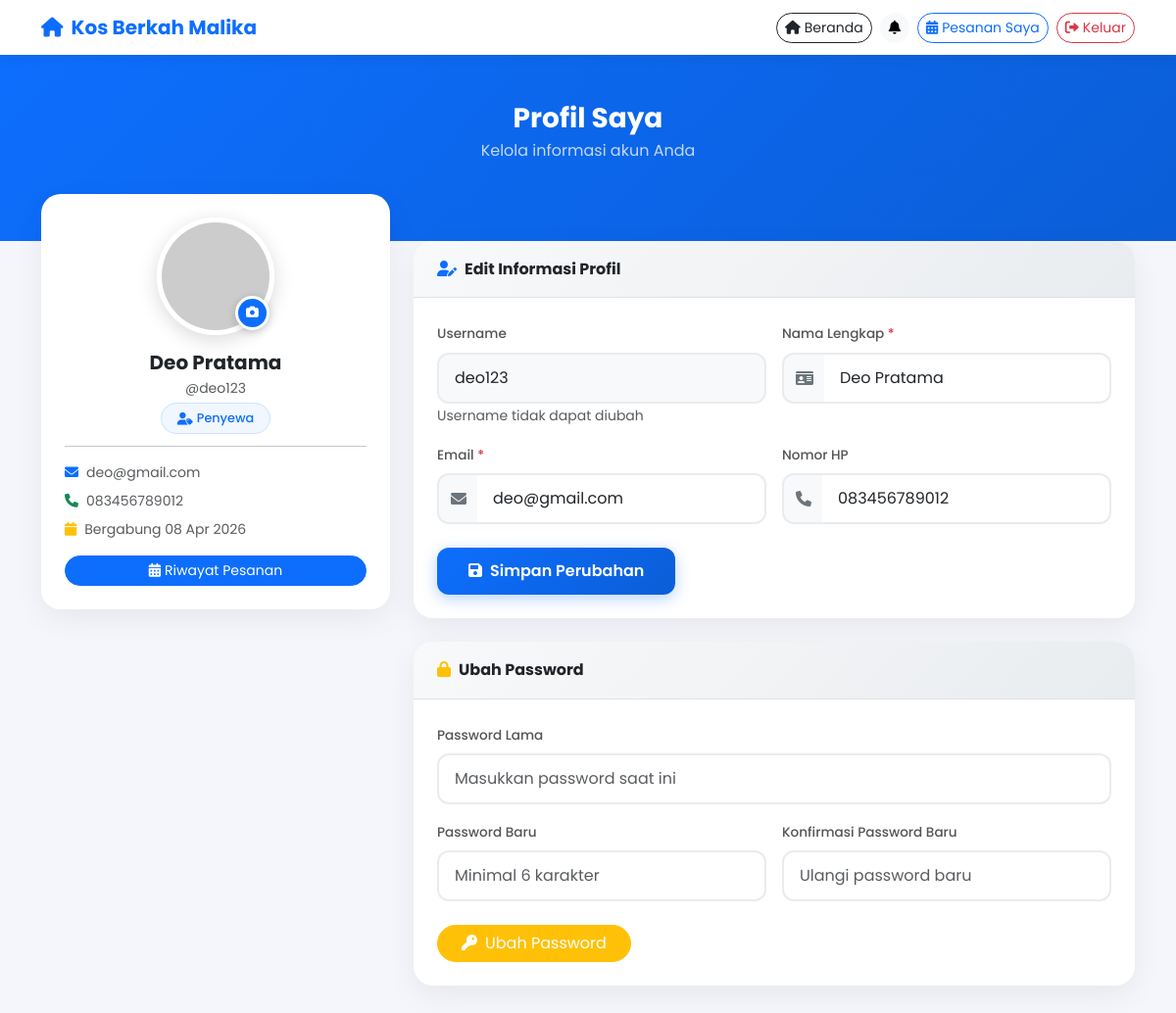
Page /users/profil.php (signed in) on the committed database.
### tables this page shows
CREATE TABLE IF NOT EXISTS pengguna (
    id_pengguna INT(11) NOT NULL AUTO_INCREMENT,
    username VARCHAR(255) NOT NULL UNIQUE,
    nama_lengkap VARCHAR(255) NOT NULL,
    email VARCHAR(255) NOT NULL UNIQUE,
    no_hp VARCHAR(20) DEFAULT NULL,
    kata_sandi VARCHAR(255) NOT NULL,
    peran ENUM('admin','penyewa') NOT NULL DEFAULT 'penyewa',
    foto_profil VARCHAR(255) DEFAULT NULL,
    dibuat_pada TIMESTAMP DEFAULT CURRENT_TIMESTAMP,
    diperbarui_pada TIMESTAMP DEFAULT CURRENT_TIMESTAMP
        ON UPDATE CURRENT_TIMESTAMP,
    PRIMARY KEY (id_pengguna)
);

### users/profil.php (the view, shortened to what this page needs)
<?php
require_once '../config/database.php';
$user_id = $_SESSION['user_id'];
$stmt = $conn->prepare("SELECT * FROM pengguna WHERE id_pengguna = ?");
$stmt->bind_param("i", $user_id);
$stmt->execute();
$user = $stmt->get_result()->fetch_assoc();
?>
<!DOCTYPE html>
<html lang="id">
<head>
    <link href="https://cdn.jsdelivr.net/npm/bootstrap@5.3.0/dist/css/bootstrap.min.css" rel="stylesheet">
    <link rel="stylesheet" href="https://cdnjs.cloudflare.com/ajax/libs/font-awesome/6.0.0/css/all.min.css">
</head>
<body>
    <nav class="navbar navbar-expand-lg navbar-light bg-white">
        <div class="container">
            <a class="navbar-brand fw-bold text-primary" href="../index.php">
                <i class="fas fa-home me-2"></i>Kos Berkah Malika
            </a>
            <div class="navbar-nav ms-auto d-flex flex-row align-items-center gap-2">
                <a href="../index.php" class="btn btn-outline-dark btn-sm rounded-pill">
                    <i class="fas fa-home me-1"></i>Beranda
                </a>
                <a href="notifikasi.php" class="btn btn-light btn-sm rounded-pill position-relative">
                    <i class="fas fa-bell"></i>
                </a>
                <a href="pesanan_saya.php" class="btn btn-outline-primary btn-sm rounded-pill">
                    <i class="fas fa-calendar-alt me-1"></i>Pesanan Saya
                </a>
                <a href="../logout.php" class="btn btn-outline-danger btn-sm rounded-pill">
                    <i class="fas fa-sign-out-alt me-1"></i>Keluar
                </a>
            </div>
        </div>
    </nav>
    <div class="page-header">
        <div class="container text-center">
            <h3 class="fw-bold mb-1">Profil Saya</h3>
            <p class="opacity-75 mb-0">Kelola informasi akun Anda</p>
        </div>
    </div>
    <div class="container pb-5">
        <div class="row justify-content-center g-4">
            <div class="col-lg-4">
                <div class="profile-card text-center p-4">
                    <div class="profile-avatar-wrapper mb-3">
                        <img src="<?php echo !empty($user['foto_profil']) ? '../public/' . htmlspecialchars($user['foto_profil']) : 'https://ui-avatars.com/api/?name=' . urlencode($user['nama_lengkap']) . '&size=120&background=0d6efd&color=fff&bold=true'; ?>"
                             class="profile-avatar" id="avatarPreview" alt="Foto Profil">
                        <label for="foto_profil_hidden" class="avatar-upload-btn" title="Ganti Foto">
                            <i class="fas fa-camera"></i>
                        </label>
                    </div>
                    <h5 class="fw-bold mb-1"><?php echo htmlspecialchars($user['nama_lengkap']); ?></h5>
                    <p class="text-muted small mb-2">@<?php echo htmlspecialchars($user['username']); ?></p>
                    <span class="stat-pill"><i class="fas fa-user-tag me-1"></i><?php echo ucfirst($user['peran']); ?></span>
                    <hr class="my-3">
                    <div class="text-start">
                        <p class="small mb-2 text-muted"><i class="fas fa-envelope me-2 text-primary"></i><?php echo htmlspecialchars($user['email']); ?></p>
                        <p class="small mb-2 text-muted"><i class="fas fa-phone me-2 text-success"></i><?php echo !empty($user['no_hp']) ? htmlspecialchars($user['no_hp']) : 'Belum diisi'; ?></p>
                        <p class="small mb-0 text-muted"><i class="fas fa-calendar me-2 text-warning"></i>Bergabung <?php echo date('d M Y', strtotime($user['dibuat_pada'])); ?></p>
                    </div>
                    <div class="mt-3">
                        <a href="pesanan_saya.php" class="btn btn-primary btn-sm rounded-pill w-100">
                            <i class="fas fa-calendar-alt me-1"></i>Riwayat Pesanan
                        </a>
                    </div>
                </div>
            </div>
            <div class="col-lg-8">
                <div class="info-card mb-4">
                    <div class="section-header">
                        <h6 class="fw-bold mb-0"><i class="fas fa-user-edit me-2 text-primary"></i>Edit Informasi Profil</h6>
                    </div>
                    <div class="p-4">
                        <form method="POST" enctype="multipart/form-data">
                            <div class="row g-3">
                                <div class="col-md-6">
                                    <label class="form-label">Username</label>
                                    <input type="text" class="form-control bg-light" value="<?php echo htmlspecialchars($user['username']); ?>" disabled>
                                    <small class="text-muted">Username tidak dapat diubah</small>
                                </div>
                                <div class="col-md-6">
                                    <label class="form-label">Nama Lengkap <span class="text-danger">*</span></label>
                                    <div class="input-group">
                                        <span class="input-group-text"><i class="fas fa-id-card"></i></span>
                                        <input type="text" name="nama_lengkap" class="form-control" value="<?php echo htmlspecialchars($user['nama_lengkap']); ?>" required>
                                    </div>
                                </div>
                                <div class="col-md-6">
                                    <label class="form-label">Email <span class="text-danger">*</span></label>
                                    <div class="input-group">
                                        <span class="input-group-text"><i class="fas fa-envelope"></i></span>
                                        <input type="email" name="email" class="form-control" value="<?php echo htmlspecialchars($user['email']); ?>" required>
                                    </div>
                                </div>
                                <div class="col-md-6">
                                    <label class="form-label">Nomor HP</label>
                                    <div class="input-group">
                                        <span class="input-group-text"><i class="fas fa-phone"></i></span>
                                        <input type="tel" name="no_hp" class="form-control" value="<?php echo htmlspecialchars($user['no_hp'] ?? ''); ?>">
                                    </div>
                                </div>
                            </div>
                            <div class="mt-4">
                                <button type="submit" class="btn btn-save btn-primary text-white">
                                    <i class="fas fa-save me-2"></i>Simpan Perubahan
                                </button>
                            </div>
                        </form>
                    </div>
                </div>
                <div class="info-card">
                    <div class="section-header">
                        <h6 class="fw-bold mb-0"><i class="fas fa-lock me-2 text-warning"></i>Ubah Password</h6>
                    </div>
                    <div class="p-4">
                        <form method="POST">
                            <div class="row g-3">
                                <div class="col-12">
                                    <label class="form-label">Password Lama</label>
                                    <input type="password" name="old_password" class="form-control" placeholder="Masukkan password saat ini" required>
                                </div>
                                <div class="col-md-6">
                                    <label class="form-label">Password Baru</label>
                                    <input type="password" name="new_password" class="form-control" placeholder="Minimal 6 karakter" required>
                                </div>
                                <div class="col-md-6">
                                    <label class="form-label">Konfirmasi Password Baru</label>
                                    <input type="password" name="confirm_new" class="form-control" placeholder="Ulangi password baru" required>
                                </div>
                            </div>
                            <div class="mt-4">
                                <button type="submit" class="btn btn-warning text-white rounded-pill px-4 fw-600">
                                    <i class="fas fa-key me-2"></i>Ubah Password
                                </button>
                            </div>
                        </form>
                    </div>
                </div>
            </div>
        </div>
    </div>
</body>
</html>

### users/profil.php (style rules this page uses)
* { font-family: 'Poppins', sans-serif; }
body { background-color: #f4f6fb; }
.navbar { background: white !important; box-shadow: 0 2px 15px rgba(0,0,0,0.08); }
.page-header { background: linear-gradient(135deg, #0d6efd, #0b5ed7); color: white; padding: 3rem 0 5rem; }
.profile-card { background: white; border-radius: 20px; box-shadow: 0 10px 30px rgba(0,0,0,0.06); margin-top: -3rem; overflow: hidden; }
.profile-avatar-wrapper { position: relative; display: inline-block; }
.profile-avatar { width: 120px; height: 120px; border-radius: 50%; object-fit: cover; border: 5px solid white; box-shadow: 0 5px 20px rgba(0,0,0,0.15); }
.avatar-upload-btn { position: absolute; bottom: 5px; right: 5px; width: 35px; height: 35px; background: #0d6efd; border-radius: 50%; display: flex; align-items: center; justify-content: center; color: white; font-size: 0.8rem; cursor: pointer; border: 3px solid white; box-shadow: 0 2px 8px rgba(0,0,0,0.2); }
.info-card { background: white; border-radius: 20px; box-shadow: 0 10px 30px rgba(0,0,0,0.06); overflow: hidden; }
.section-header { background: linear-gradient(135deg, #f8f9fa, #e9ecef); padding: 1.2rem 1.5rem; border-bottom: 1px solid #dee2e6; }
.form-control, .form-select { border-radius: 12px; padding: 0.75rem 1rem; border: 2px solid #e9ecef; transition: all 0.3s; }
.form-label { font-weight: 500; font-size: 0.85rem; color: #555; }
.btn-save { background: linear-gradient(135deg, #0d6efd, #0b5ed7); border: none; border-radius: 12px; padding: 0.75rem 2rem; font-weight: 600; box-shadow: 0 4px 15px rgba(13, 110, 253, 0.3); transition: all 0.3s; }
.stat-pill { background: #f0f7ff; border: 1px solid #cce5ff; border-radius: 50px; padding: 0.4rem 1rem; font-size: 0.8rem; color: #0d6efd; font-weight: 500; }
.input-group-text { border-radius: 12px 0 0 12px; border: 2px solid #e9ecef; border-right: 0; background: #f8f9fa; color: #6c757d; }
.input-group .form-control { border-radius: 0 12px 12px 0; border-left: 0; }

### rows in the picture
pengguna: nama_lengkap "Deo Pratama", username "deo123", peran "Penyewa", email "deo@gmail.com", no_hp "083456789012", dibuat_pada "08 Apr 2026"
